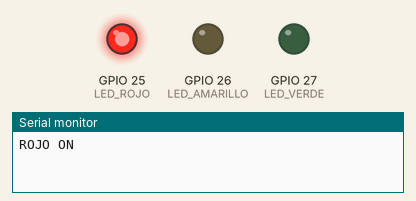
A sketch run on a simulated ESP32. On the bench: output pins drawn as LEDs (lit = HIGH), the last lines printed to the serial monitor.

Above: at 1.0 s.
At 2.3 s:
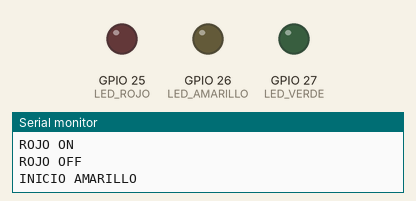
At 3.6 s:
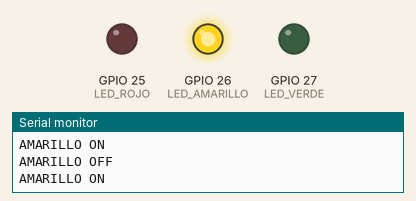
At 5.6 s:
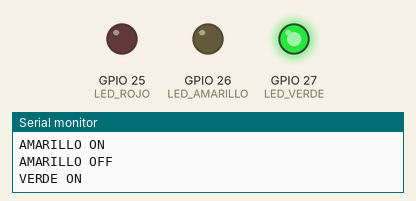
Timing chart, 0 to 8.6 s (numbered marks = the images above):
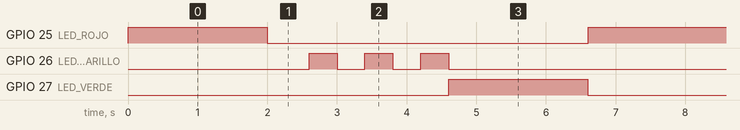

The sketch:

Actividad_02_Semaforo.ino
```cpp
// Configuración de núcleos a utilizar
#if CONFIG_FREERTOS_UNICORE
  static const BaseType_t app_cpu = 0;
#else
  static const BaseType_t app_cpu = 1;
#endif

// Pines de los LEDs
#define LED_ROJO     25
#define LED_AMARILLO 26
#define LED_VERDE    27

static TimerHandle_t auto_reload_timer1 = NULL;  //Inicio Rojo
static TimerHandle_t auto_reload_timer2 = NULL;  //Rojo
static TimerHandle_t auto_reload_timer3 = NULL;  //Inicio Verde
static TimerHandle_t auto_reload_timer4 = NULL;  //Verde
static TimerHandle_t auto_reload_timer5 = NULL;  //Inicio Amarillo
static TimerHandle_t auto_reload_timer6 = NULL;  //Amarillo

int amarillo_count = 0;   // contador de parpadeos

//---- ROJO ----
void myTimerCallback1(TimerHandle_t xTimer){
  if ((uint32_t)pvTimerGetTimerID(xTimer)==1){
    Serial.println("ROJO ON");
    digitalWrite(LED_ROJO, HIGH);  // enciende rojo
    xTimerStart(auto_reload_timer2, portMAX_DELAY);
  }
}

void myTimerCallback2(TimerHandle_t xTimer){
  if ((uint32_t)pvTimerGetTimerID(xTimer)==1){
    Serial.println("ROJO OFF");
    digitalWrite(LED_ROJO, LOW);   // apaga rojo
    // al terminar rojo → amarillo
    xTimerStart(auto_reload_timer5, portMAX_DELAY);
  }
}

//---- VERDE ----
void myTimerCallback3(TimerHandle_t xTimer){
  if ((uint32_t)pvTimerGetTimerID(xTimer)==1){
    Serial.println("VERDE ON");
    digitalWrite(LED_VERDE, HIGH); // enciende verde
    xTimerStart(auto_reload_timer4, portMAX_DELAY);
  }
}

void myTimerCallback4(TimerHandle_t xTimer){
  if ((uint32_t)pvTimerGetTimerID(xTimer)==1){
    Serial.println("VERDE OFF");
    digitalWrite(LED_VERDE, LOW);  // apaga verde
    // al terminar verde → regresa a ROJO
    xTimerStart(auto_reload_timer1, portMAX_DELAY);
  }
}

//---- AMARILLO ----
void myTimerCallback5(TimerHandle_t xTimer){
  if ((uint32_t)pvTimerGetTimerID(xTimer)==1){
    Serial.println("INICIO AMARILLO");
    amarillo_count = 0;
    xTimerStart(auto_reload_timer6, portMAX_DELAY);
  }
}

void myTimerCallback6(TimerHandle_t xTimer){
  if ((uint32_t)pvTimerGetTimerID(xTimer)==1){
    // alternar ON/OFF para parpadeo
    if (digitalRead(LED_AMARILLO) == LOW) {
      digitalWrite(LED_AMARILLO, HIGH);
      Serial.println("AMARILLO ON");
    } else {
      digitalWrite(LED_AMARILLO, LOW);
      Serial.println("AMARILLO OFF");
      amarillo_count++;
    }

    if(amarillo_count < 3){
      xTimerStart(auto_reload_timer6, portMAX_DELAY); // parpadea 3 veces
    }else{
      digitalWrite(LED_AMARILLO, LOW); // aseguramos apagado
      // después de amarillo → pasa a verde
      xTimerStart(auto_reload_timer3, portMAX_DELAY);
    }
  }
}

//---- SETUP ----
void setup(){
  Serial.begin(115200);

  // Configurar pines
  pinMode(LED_ROJO, OUTPUT);
  pinMode(LED_AMARILLO, OUTPUT);
  pinMode(LED_VERDE, OUTPUT);

  // apagar todos al inicio
  digitalWrite(LED_ROJO, LOW);
  digitalWrite(LED_AMARILLO, LOW);
  digitalWrite(LED_VERDE, LOW);

  // ROJO inicio cada ciclo
  auto_reload_timer1 = xTimerCreate(
            "Timer1",
            1 / portTICK_PERIOD_MS,  // 2s rojo
            pdFALSE,
            (void *)1,
            myTimerCallback1);
  xTimerStart(auto_reload_timer1, portMAX_DELAY);

  auto_reload_timer2 = xTimerCreate(
            "Timer2",
            2000 / portTICK_PERIOD_MS,  // dura 2s
            pdFALSE,
            (void *)1,
            myTimerCallback2);

  // VERDE
  auto_reload_timer3 = xTimerCreate(
            "Timer3",
            1 / portTICK_PERIOD_MS,  // 2s verde
            pdFALSE,
            (void *)1,
            myTimerCallback3);

  auto_reload_timer4 = xTimerCreate(
            "Timer4",
            2000 / portTICK_PERIOD_MS,
            pdFALSE,
            (void *)1,
            myTimerCallback4);

  // AMARILLO
  auto_reload_timer5 = xTimerCreate(
            "Timer5",
            200 / portTICK_PERIOD_MS,   // arranque del amarillo
            pdFALSE,
            (void *)1,
            myTimerCallback5);

  auto_reload_timer6 = xTimerCreate(
            "Timer6",
            400 / portTICK_PERIOD_MS,   // cada parpadeo ~0.4s
            pdFALSE,
            (void *)1,
            myTimerCallback6);
}

void loop() {
  // Nada en loop, todo se maneja con timers
}
```

Measured:
- by itself, GPIO 25 (LED_ROJO), GPIO 27 (LED_VERDE): alternates HIGH for 2.0 s and LOW for 4.6 s
- by itself, GPIO 26 (LED_AMARILLO): repeats every 6.6 s: 2 × (LOW 0.40 s, HIGH 0.40 s), LOW 4.6 s, HIGH 0.40 s
- by itself, everything shown: repeats every 6.6 s, in 10 steps
